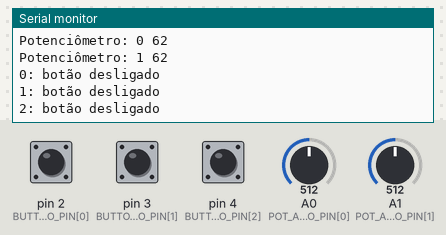
A sketch run on a simulated Teensy 4. Parts: the last lines printed to the serial monitor. The test bench sets the inputs (shaded band); at power-on: pin 2 (BUTTON_ARDUINO_PIN[0]) HIGH, A0 (POT_ARDUINO_PIN[0]) = 512, A1 (POT_ARDUINO_PIN[1]) = 512, pin 3 (BUTTON_ARDUINO_PIN[1]) HIGH, pin 4 (BUTTON_ARDUINO_PIN[2]) HIGH.

Above: at 1.2 s.
1.3 s: pin 2 (BUTTON_ARDUINO_PIN[0]) pulled LOW for 0.15 s
At 1.43 s:
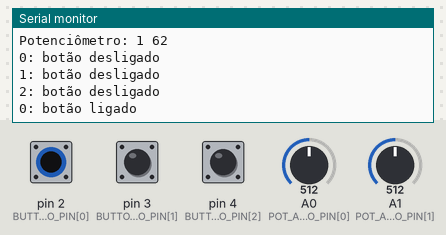
2.9 s: A0 (POT_ARDUINO_PIN[0]) set to 716
At 4.1 s:
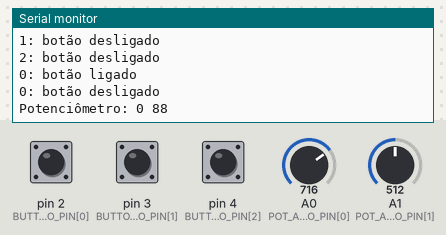
4.4 s: A1 (POT_ARDUINO_PIN[1]) set to 716
At 5.5 s:
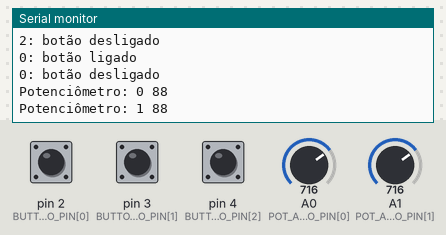
5.9 s: pin 3 (BUTTON_ARDUINO_PIN[1]) pulled LOW for 0.15 s
At 7.2 s:
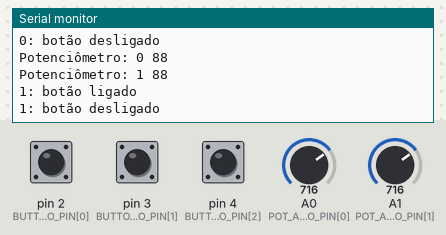
7.5 s: pin 4 (BUTTON_ARDUINO_PIN[2]) pulled LOW for 0.15 s
At 8.5 s:
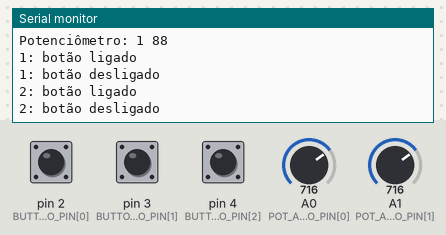
9.1 s: A0 (POT_ARDUINO_PIN[0]) set to 900
At 10.3 s:
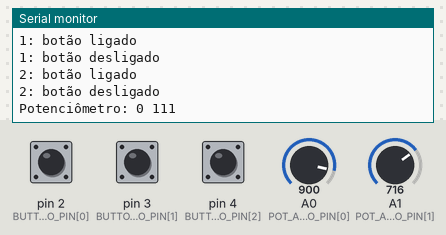
Timing chart, 0 to 11.6 s (numbered marks = the images above; inputs shaded):
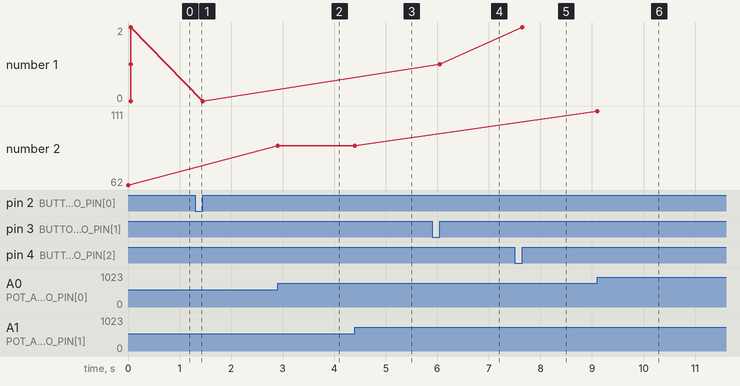

The sketch:

pt-DIY_midi_controller.ino
```cpp
/*
  Feito por Gustavo Silveira, 2023.
  - Este Sketch lê as portas digitais e analógicas do Arduino e envia notas midi e mudanças de controle midi

  http://www.musiconerd.com
  http://www.youtube.com/musiconerd
  http://facebook.com/musiconerdmusiconerd
  http://instagram.com/musiconerd/
  http://www.gustavosilveira.net
  gustavosilveira@musiconerd.com

  Se estiver usando para algo que não seja uso pessoal, não esqueça de dar crédito.

  PS: Apenas altere o valor que possui um comentário como " // "

*/

/////////////////////////////////////////////
// Escolhendo sua placa
// Defina sua placa, escolha:
// "ATMEGA328" se estiver usando ATmega328 - Uno, Mega, Nano...
// "ATMEGA32U4" se estiver usando com ATmega32U4 - Micro, Pro Micro, Leonardo...
// "TEENSY" se estiver usando uma placa Teensy
// "DEBUG" se você apenas deseja depurar o código no monitor serial
// você não precisa comentar ou descomentar qualquer biblioteca MIDI abaixo depois de definir sua placa

#define DEBUG 1  // coloque aqui o uC que você está usando, como nas linhas acima seguido por "1", como "ATMEGA328 1", "DEBUG 1", etc.

/////////////////////////////////////////////
// Você está usando botões?
#define USING_BUTTONS 1  // comente se não estiver usando botões

/////////////////////////////////////////////
// Você está usando potenciômetros?
#define USING_POTENTIOMETERS 1  // comente se não estiver usando potenciômetros

/////////////////////////////////////////////
// BIBLIOTECAS
// -- Define a biblioteca MIDI -- //

// se estiver usando com ATmega328 - Uno, Mega, Nano...
#ifdef ATMEGA328
#include <MIDI.h>  // por Francois Best
//MIDI_CREATE_DEFAULT_INSTANCE();

// se estiver usando com ATmega32U4 - Micro, Pro Micro, Leonardo...
#elif ATMEGA32U4
#include "MIDIUSB.h"

#endif

#ifdef USING_POTENTIOMETERS
// incluir a biblioteca ResponsiveAnalogRead
#include <ResponsiveAnalogRead.h>  // [https://github.com/dxinteractive/ResponsiveAnalogRead](https://github.com/dxinteractive/ResponsiveAnalogRead)

#endif
// ---- //

/////////////////////////////////////////////
// BOTÕES
#ifdef USING_BUTTONS

const int N_BUTTONS = 3;                                // número total de botões
const int BUTTON_ARDUINO_PIN[N_BUTTONS] = { 2, 3, 4 };  // pinos de cada botão conectado diretamente ao Arduino

int buttonCState[N_BUTTONS] = {};  // armazena o valor atual do botão
int buttonPState[N_BUTTONS] = {};  // armazena o valor anterior do botão

//#define pin13 1 // descomente se estiver usando o pino 13 (pino com led), ou comente a linha se não estiver usando
byte pin13index = 12;  // coloque o índice do pino 13 do array de pinos do botãoPin[] se estiver usando, se não, comente

// debounce
unsigned long lastDebounceTime[N_BUTTONS] = { 0 };  // a última vez que o pino de saída foi alternado
unsigned long debounceDelay = 50;                   // o tempo de debounce; aumente se a saída oscilar

#endif

/////////////////////////////////////////////
// POTENCIÔMETROS
#ifdef USING_POTENTIOMETERS

const int N_POTS = 2;                            // número total de potenciômetros (slide e rotativo)
const int POT_ARDUINO_PIN[N_POTS] = { A0, A1 };  // pinos de cada potenciômetro conectado diretamente ao Arduino

int potCState[N_POTS] = { 0 };  // estado atual do potenciômetro
int potPState[N_POTS] = { 0 };  // estado anterior do potenciômetro
int potVar = 0;                 // diferença entre o estado atual e anterior do potenciômetro

int midiCState[N_POTS] = { 0 };  // estado atual do valor midi
int midiPState[N_POTS] = { 0 };  // estado anterior do valor midi

const int TIMEOUT = 300;              // Tempo em que o potenciômetro será lido após exceder o varThreshold
const int varThreshold = 20;          // Limiar para a variação do sinal do potenciômetro
boolean potMoving = true;             // Se o potenciômetro está se movendo
unsigned long PTime[N_POTS] = { 0 };  // Tempo previamente armazenado
unsigned long timer[N_POTS] = { 0 };  // Armazena o tempo passado desde que o temporizador foi redefinido

int reading = 0;
// Leitura Responsiva Analógica
float snapMultiplier = 0.01;                      // (0.0 - 1.0) - Aumente para uma leitura mais rápida, mas menos suave
ResponsiveAnalogRead responsivePot[N_POTS] = {};  // cria um array para os potenciômetros responsivos. Ele é preenchido no Setup.

int potMin = 10;
int potMax = 1023;

#endif

/////////////////////////////////////////////
// MIDI
byte midiCh = 0;  // Canal MIDI a ser usado - comece com 1 para a biblioteca MIDI.h ou 0 para a biblioteca MIDIUSB
byte note = 36;   // Nota mais baixa a ser usada
byte cc = 1;      // Menor CC MIDI a ser usado


/////////////////////////////////////////////
// CONFIGURAÇÃO
void setup() {

  // Taxa de baud
  // use se estiver usando com ATmega328 (uno, mega, nano...)
  // 31250 para classe de compatibilidade MIDI | 115200 para Hairless MIDI
  Serial.begin(115200);  //

#ifdef DEBUG
  Serial.println("Modo de depuração");
  Serial.println();
#endif

#ifdef USING_BUTTONS
  // Botões
  // Inicializa os botões com resistores de pull up
  for (int i = 0; i < N_BUTTONS; i++) {
    pinMode(BUTTON_ARDUINO_PIN[i], INPUT_PULLUP);
  }

#ifdef pin13  // inicializa o pino 13 como entrada
  pinMode(BUTTON_ARDUINO_PIN[pin13index], INPUT);
#endif

#endif

#ifdef USING_POTENTIOMETERS
  for (int i = 0; i < N_POTS; i++) {
    responsivePot[i] = ResponsiveAnalogRead(0, true, snapMultiplier);
    responsivePot[i].setAnalogResolution(1023);  // define a resolução
  }
#endif
}

/////////////////////////////////////////////
// LOOP
void loop() {

#ifdef USING_BUTTONS
  buttons();
#endif

#ifdef USING_POTENTIOMETERS
  potentiometers();
#endif
}

/////////////////////////////////////////////
// BOTÕES
#ifdef USING_BUTTONS

void buttons() {

  for (int i = 0; i < N_BUTTONS; i++) {

    buttonCState[i] = digitalRead(BUTTON_ARDUINO_PIN[i]);  // lê os pinos do arduino

#ifdef pin13
    if (i == pin13index) {
      buttonCState[i] = !buttonCState[i];  // inverte o pino 13 porque ele possui um resistor pull-down em vez de um pull-up
    }
#endif

    if ((millis() - lastDebounceTime[i]) > debounceDelay) {

      if (buttonPState[i] != buttonCState[i]) {
        lastDebounceTime[i] = millis();

        if (buttonCState[i] == LOW) {

          // Envie a nota MIDI ON de acordo com a placa escolhida
#ifdef ATMEGA328
          // use se estiver usando com ATmega328 (uno, mega, nano...)
          MIDI.sendNoteOn(note + i, 127, midiCh);  // nota, velocidade, canal

#elif ATMEGA32U4
          // use se estiver usando com ATmega32U4 (micro, pro micro, leonardo...)
          noteOn(midiCh, note + i, 127);  // canal, nota, velocidade
          MidiUSB.flush();

#elif TEENSY
          //faça usbMIDI.sendNoteOn se estiver usando com Teensy
          usbMIDI.sendNoteOn(note + i, 127, midiCh);  // nota, velocidade, canal

#elif DEBUG
          Serial.print(i);
          Serial.println(": botão ligado");
#endif

        } else {

          // Envie a nota MIDI OFF de acordo com a placa escolhida
#ifdef ATMEGA328
          // use se estiver usando com ATmega328 (uno, mega, nano...)
          MIDI.sendNoteOn(note + i, 0, midiCh);  // nota, velocidade, canal

#elif ATMEGA32U4
          // use se estiver usando com ATmega32U4 (micro, pro micro, leonardo...)
          noteOn(midiCh, note + i, 0);  // canal, nota, velocidade
          MidiUSB.flush();

#elif TEENSY
          //faça usbMIDI.sendNoteOn se estiver usando com Teensy
          usbMIDI.sendNoteOn(note + i, 0, midiCh);  // nota, velocidade, canal

#elif DEBUG
          Serial.print(i);
          Serial.println(": botão desligado");
#endif
        }
        buttonPState[i] = buttonCState[i];
      }
    }
  }
}

#endif

/////////////////////////////////////////////
// POTENCIÔMETROS
#ifdef USING_POTENTIOMETERS

void potentiometers() {


  for (int i = 0; i < N_POTS; i++) {  // Percorre todos os potenciômetros

    reading = analogRead(POT_ARDUINO_PIN[i]);
    responsivePot[i].update(reading);
    potCState[i] = responsivePot[i].getValue();

    potCState[i] = analogRead(POT_ARDUINO_PIN[i]);  // lê os pinos do arduino

    midiCState[i] = map(potCState[i], potMin, potMax, 0, 127);  // Mapeia a leitura de potCState para um valor utilizável em midi
    //midiCState[i] = map(potCState[i], 0, 4096, 0, 127);  // Mapeia a leitura de potCState para um valor utilizável em midi - usar para ESP32

    if (midiCState[i] < 0) {
      midiCState[i] = 0;
    }
    if (midiCState[i] > 127) {
      midiCState[i] = 0;
    }

    potVar = abs(potCState[i] - potPState[i]);  // Calcula o valor absoluto entre a diferença entre o estado atual e anterior do potenciômetro
    //Serial.println(potVar);

    if (potVar > varThreshold) {  // Abre o portão se a variação do potenciômetro for maior que o limiar
      PTime[i] = millis();        // Armazena o tempo anterior
    }

    timer[i] = millis() - PTime[i];  // Redefine o temporizador 11000 - 11000 = 0ms

    if (timer[i] < TIMEOUT) {  // Se o temporizador for menor que o tempo máximo permitido, significa que o potenciômetro ainda está se movendo
      potMoving = true;
    } else {
      potMoving = false;
    }

    if (potMoving == true) {  // Se o potenciômetro ainda estiver se movendo, envie a mudança de controle
      if (midiPState[i] != midiCState[i]) {

        // Envie o CC MIDI de acordo com a placa escolhida
#ifdef ATMEGA328
        // use se estiver usando com ATmega328 (uno, mega, nano...)
        MIDI.sendControlChange(cc + i, midiCState[i], midiCh);  // número do cc, valor do cc, canal midi

#elif ATMEGA32U4
        //use se estiver usando com ATmega32U4 (micro, pro micro, leonardo...)
        controlChange(midiCh, cc + i, midiCState[i]);  //  (canal, número do CC, valor do CC)
        MidiUSB.flush();

#elif TEENSY
        //faça usbMIDI.sendControlChange se estiver usando com Teensy
        usbMIDI.sendControlChange(cc + i, midiCState[i], midiCh);  // número do cc, valor do cc, canal midi

#elif DEBUG
        Serial.print("Potenciômetro: ");
        Serial.print(i);
        Serial.print(" ");
        Serial.println(midiCState[i]);
//Serial.print("  ");
#endif

        potPState[i] = potCState[i];  // Armazena a leitura atual do potenciômetro para comparar com a próxima
        midiPState[i] = midiCState[i];
      }
    }
  }
}

#endif

/////////////////////////////////////////////
// se estiver usando com ATmega32U4 (micro, pro micro, leonardo...)
#ifdef ATMEGA32U4

// Funções MIDI Arduino (pro)micro MIDIUSB Library
void noteOn(byte channel, byte pitch, byte velocity) {
  midiEventPacket_t noteOn = { 0x09, 0x90 | channel, pitch, velocity };
  MidiUSB.sendMIDI(noteOn);
}

void noteOff(byte channel, byte pitch, byte velocity) {
  midiEventPacket_t noteOff = { 0x08, 0x80 | channel, pitch, velocity };
  MidiUSB.sendMIDI(noteOff);
}

void controlChange(byte channel, byte control, byte value) {
  midiEventPacket_t event = { 0x0B, 0xB0 | channel, control, value };
  MidiUSB.sendMIDI(event);
}
#endif
```

Measured:
- after the input at 1.3 s, the serial monitor: prints a new line at once (image 1)
- after the input at 2.9 s, the serial monitor: prints a new line at once (image 2)
- after the input at 4.4 s, the serial monitor: prints a new line at once (image 3)
- after the input at 5.9 s, the serial monitor: prints a new line at once (image 4)
- after the input at 7.5 s, the serial monitor: prints a new line at once (image 5)
- after the input at 9.1 s, the serial monitor: prints a new line at once (image 6)
- plotted number 1: 1 → 2 after the input at 7.5 s
- plotted number 2: 62 → 88 after the input at 2.9 s, 88 → 111 after the input at 9.1 s
